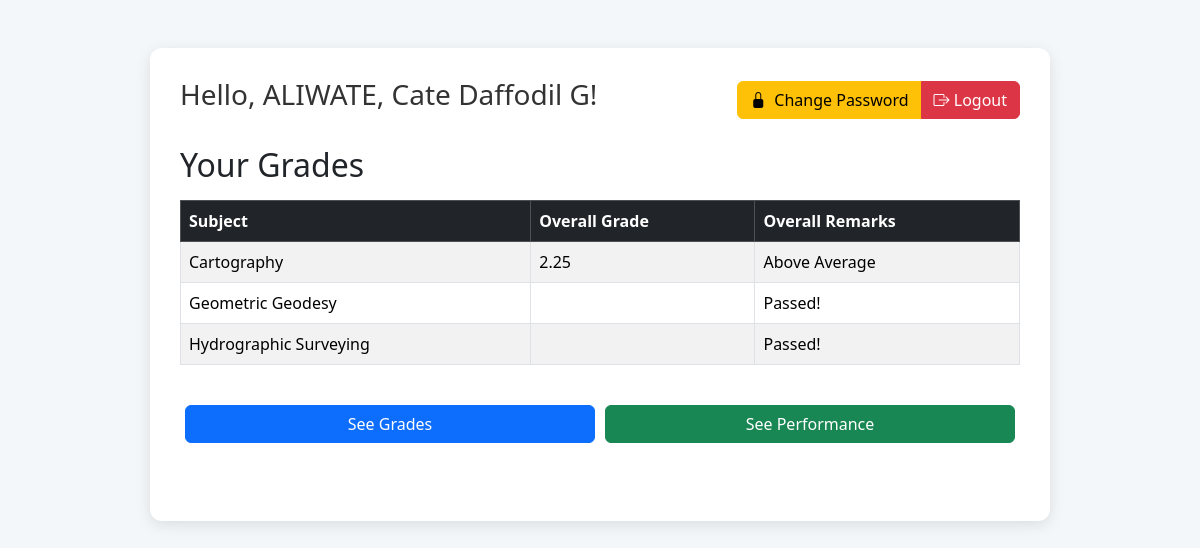
The app's page /dashboard/student (signed in) with its own data.
### app.py (models this page shows)
class Student(db.Model):
    __tablename__ = 'student'
    student_id = db.Column(db.String(100), primary_key=True)
    subject = db.Column(db.String(100), primary_key=True)
    name = db.Column(db.String(150), nullable=False)
    quiz1 = db.Column(db.String(10), default='0')
    quiz2 = db.Column(db.String(10), default='0')
    quiz3 = db.Column(db.String(10), default='0')
    quiz4 = db.Column(db.String(10), default='0')
    quiz5 = db.Column(db.String(10), default='0')
    quiz6 = db.Column(db.String(10), default='0')
    quiz7 = db.Column(db.String(10), default='0')
    quiz8 = db.Column(db.String(10), default='0')
    midterm_exam = db.Column(db.String(10), default='0')
    finals_exam = db.Column(db.String(10), default='0')
    midterm_grade = db.Column(db.String(10), default='0')
    finals_grade = db.Column(db.String(10), default='0')
    midterm_remarks = db.Column(db.String(50))
    finals_remarks = db.Column(db.String(50))
    overall_grade = db.Column(db.String(10), default='0')
    overall_remarks = db.Column(db.String(50))
    __table_args__ = (
        db.UniqueConstraint('student_id', 'subject', name='uix_student_subject'),
    )

### app.py (the view)
@app.route('/dashboard/student')
@login_required(role=['Student', 'Admin', 'Instructor'])
def dashboard_student():
    username = session.get('username')
    role = session.get('role')
    if role == 'Student':
        students = Student.query.filter_by(student_id=username).all()
        if not students:
            flash("Student record not found.", "danger")
            return redirect(url_for('login'))
        student_name = students[0].name
    else:
        students = Student.query.all()
        student_name = None
    return render_template(
        'dashboard_student.html',
        students=students,
        student_name=student_name,
        role=role,
        getattr=getattr  # Pass getattr to Jinja2 for dynamic quiz fields
    )

### app.py (called while the page is built)
def login_required(role=None):
    def decorator(f):
        @wraps(f)
        def decorated_function(*args, **kwargs):
            if 'user_id' not in session:
                flash("Please log in first.", "danger")
                return redirect(url_for('login'))
            if role and session.get('role') not in (role if isinstance(role, list) else [role]):
                flash("Access denied.", "danger")
                return redirect(url_for('login'))
            return f(*args, **kwargs)
        return decorated_function
    return decorator

### templates/dashboard_student.html (shortened to what this page needs)
<!DOCTYPE html>
<html lang="en">
<head>
  <link href="https://cdn.jsdelivr.net/npm/bootstrap@5.3.3/dist/css/bootstrap.min.css" rel="stylesheet">
  <link href="https://cdn.jsdelivr.net/npm/bootstrap-icons@1.11.3/font/bootstrap-icons.css" rel="stylesheet">
  <link rel="stylesheet" href="{{ url_for('static', filename='css/student.css') }}">
</head>
<body>
  <div class="container mt-5">
    <div class="d-flex justify-content-between align-items-center mb-4">
      {% if student_name %}
        <h1 class="welcome">Hello, {{ student_name }}!</h1>
      {% else %}
        <h1 class="welcome">Dashboard</h1>
      {% endif %}
      <div class="btn-group">
        <a href="{{ url_for('change_password') }}" class="btn btn-warning"><i class="bi bi-lock-fill me-2"></i>Change Password</a>
        <a href="{{ url_for('logout') }}" class="btn btn-danger"><i class="bi bi-box-arrow-right"></i> Logout</a>
      </div>
    </div>
    {% if students %}
    <h2 class="mb-3">Your Grades</h2>
    <div class="table-responsive">
      <table class="table table-bordered table-striped">
        <thead class="table-dark">
          <tr>
            <th>Subject</th>
             <th>Overall Grade</th>
             <th>Overall Remarks</th>
          </tr>
        </thead>
        <tbody>
          {% for s in students %}
          <tr>
            <td>{{ s.subject }}</td>
            <td>{{ s.overall_grade }}</td>
            <td>{{ s.overall_remarks }}</td>
          </tr>
          {% endfor %}
        </tbody>
      </table>
    </div>
    {% if role == 'Student' %}
      {% set student = students[0] %}
      <div class="d-flex bottom-btns justify-content-center mt-4 mb-5">
        <a href="{{ url_for('student_grades', student_id=student.student_id) }}" class="btn btn-primary">See Grades</a>
        <a href="{{ url_for('student_performance', student_id=student.student_id) }}" class="btn btn-success">See Performance</a>
      </div>
    {% endif %}
    {% else %}
    <p class="text-center text-muted">No records found.</p>
    {% endif %}
  </div>
</body>
</html>

### static/css/student.css (style rules this page uses)
body { font-family: 'Segoe UI', Tahoma, Geneva, Verdana, sans-serif; background: #f4f7f9; margin: 0; padding: 0; }
.container { max-width: 900px; margin: 50px auto; padding: 30px; background: #ffffff; border-radius: 12px; box-shadow: 0 4px 15px rgba(0,0,0,0.1); }
.welcome { color: #333333; font-size: 28px; margin-bottom: 10px; }

### templates/dashboard_student.html (style rules this page uses)
.bottom-btns .btn { flex: 1; margin: 0 5px; }

### records on screen
Student: name "ALIWATE, Cate Daffodil G", subject "Cartography", overall_grade "2.25", overall_remarks "Above Average"
Student: subject "Geometric Geodesy", overall_remarks "Passed!"
Student: subject "Hydrographic Surveying", overall_remarks "Passed!"
